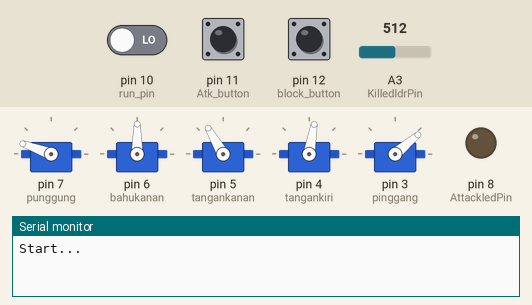
Simulated run of this sketch. Board: Arduino Uno, built with avr-gcc and run on an emulated ATmega328P. Shown: 5 × servo, output pins drawn as LEDs (lit = HIGH), the last lines printed to the serial monitor. The test bench sets the inputs (shaded band); at power-on: pin 11 (Atk_button) HIGH, pin 12 (block_button) HIGH, pin 10 (run_pin) LOW, A3 (KilledldrPin) = 512. Random numbers use the default seed unless the sketch sets one.

Above: at 1.2 s.
1.3 s: pin 11 (Atk_button) pulled LOW for 0.15 s
At 1.9 s:
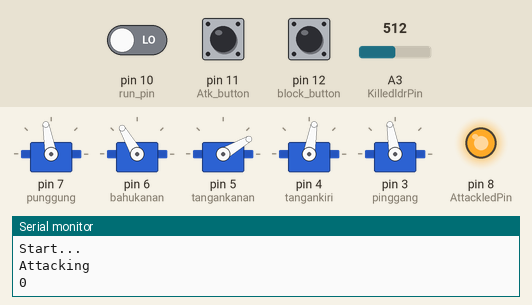
3.6 s: pin 12 (block_button) pulled LOW for 0.15 s
At 4.0 s:
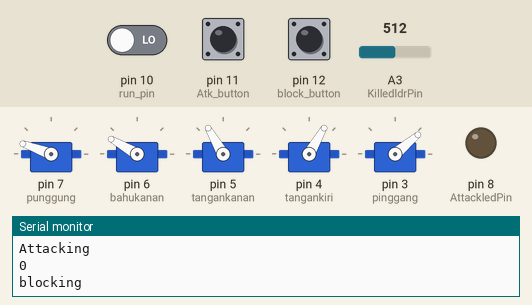
Timing chart, 0 to 6.6 s (numbered marks = the images above; inputs shaded):
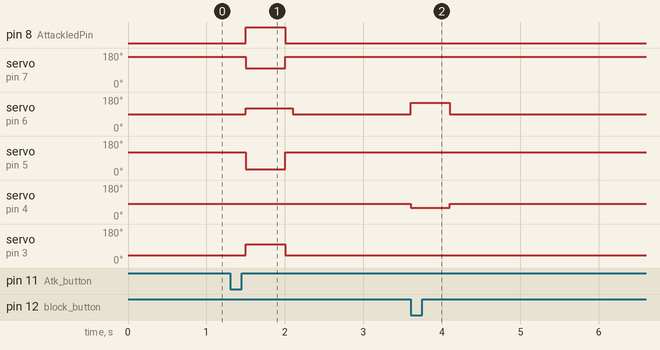

The sketch:

Atk_character_v3.ino
```cpp
#include<Servo.h>
#define block_button 12
#define Atk_button 11
#define run_pin 10

Servo punggung;
Servo bahukanan;
Servo tangankanan;
Servo tangankiri;
Servo pinggang;
Servo kakikanan;
Servo kakikiri;

// Attack button

int button_press_count = 0;
int button_state = 0;
int prev_button_state = 0;

// Skill button

//int skill_press_count = 0;
//int skill_state = 0;
//int prev_skill_state = 0;

// Block button

int block_press_count = 0;
int block_state = 0;
int prev_block_state = 0;

// life displays

// Character stats :
int Atk = 200;
int Deffense = 800;

int runValue = 0;
int BlockldrPin = A2;
int KilledldrPin = A3;
int AttackledPin = 8;
long randnum;

void setup() {

  Serial.begin(9600);
  randomSeed(analogRead(A0));
  pinMode (Atk_button, INPUT_PULLUP);
 // pinMode (skill_pin, INPUT_PULLUP);
  pinMode (block_button,INPUT_PULLUP);
  pinMode (run_pin, INPUT);
  pinMode (AttackledPin, OUTPUT);
  pinMode (BlockldrPin, INPUT);
  pinMode (KilledldrPin, INPUT);
  punggung.attach(7);
  bahukanan.attach(6);
  tangankanan.attach(5);
  tangankiri.attach(4);
  pinggang.attach(3);

  bahukanan.write(90);
  tangankanan.write(120);
  tangankiri.write(80);
  punggung.write(160);
  tangankanan.write(120);
  tangankiri.write(80);
  pinggang.write(40);


  Serial.println("Start...");
}

void loop() {
// Blocking attack...
   block_state = digitalRead(block_button);
 if (block_state != prev_block_state) {
    if (block_state == HIGH) {
      digitalWrite(AttackledPin,LOW);
      // Servo blocking idle animation
      bahukanan.write(90);
      tangankanan.write(120);
      tangankiri.write(80);
      punggung.write(160);
      tangankanan.write(120);
      tangankiri.write(80);
      pinggang.write(40);


    } else { // Button press
      // Servo blocking animation
   Serial.println("blocking");
   bahukanan.write(150);
   tangankanan.write(120);
   tangankiri.write(60);
   delay(500);
   bahukanan.write(90);
   tangankanan.write(120);
   tangankiri.write(80);
   punggung.write(160);
   tangankanan.write(120);
   tangankiri.write(80);
   pinggang.write(40);
   int ldrStatus = analogRead(BlockldrPin);

  if(ldrStatus >=Deffense){
    Serial.print("Blockbreaks...");
    delay(10000);// delay for 10 seconds...
  }
  else{

  }

    }
    delay(50);
  }
  prev_block_state = block_state;

  //skill_state = digitalRead(skill_pin);
 //if (skill_state != prev_skill_state) {
  //  if (skill_state == HIGH) {
  //    digitalWrite(ledPin,LOW);
  //    servo1.write(170);
  //    servo2.write(50);
  //    servo3.write(90);
  //    servo6.write(180);


   // } else { //button press

   //   digitalWrite(ledPin, HIGH);

   //   servo2.write(180);
   //   servo1.write(140);
   //   servo3.write(160);
   //   delay(300);
   //   servo1.write(140);
   //   servo2.write(30);
   //   servo3.write(60);
   //   delay(Atkspeed);
   //   delay(50);
      //

   //   servo1.write(140);
   //   servo2.write(30);
   //   servo3.write(60);
   //   delay(Atkspeed);
   //   servo1.write(140);
   //   servo2.write(160);
   //   servo3.write(160);
   //   delay(Atkspeed);
   //   delay(50);

      //

   //    servo6.write(60);
   //   servo2.write(180);
   //   servo1.write(140);
   //   servo3.write(160);

    //  delay(300);
    //  servo6.write(180);
    //  servo1.write(140);
    //  servo2.write(30);
    //  servo3.write(60);

    //  delay(Atkspeed);
    //  delay(50);
    //  digitalWrite(ledPin, LOW);
    //     servo1.write(170);
    //  servo2.write(50);
    //  servo3.write(90);
    //  servo6.write(180);

     // delay(2000);
   // }
   // delay(50);
  //}
  //prev_skill_state = skill_state;

  //Tombol laari ditekan
  runValue = digitalRead(run_pin);
    if(runValue != 0){
      // Servo running animation

    }
    else{
      // Servo running idle animmation

    }

  button_state = digitalRead(Atk_button);
  if (button_state != prev_button_state) {
    if (button_state == HIGH) {
      digitalWrite(AttackledPin,LOW);
      //Servo atatack idle animation
      bahukanan.write(90);
      tangankanan.write(120);
      tangankiri.write(80);
      punggung.write(160);
      tangankanan.write(120);
      tangankiri.write(80);
      pinggang.write(40);

    } else { //button press
      randnum  = random(2);
      Serial.println("Attacking");
      Serial.println(randnum);

      if(randnum == 0){
      delay(200);
      digitalWrite(AttackledPin, HIGH);
      // Servo animation 1

      pinggang.write(100);
      punggung.write(100);
      bahukanan.write(120);
      tangankanan.write(30);
      delay(500);
      tangankanan.write(120);
      pinggang.write(40);
      punggung.write(160);
      digitalWrite(AttackledPin, LOW);
      }
      if(randnum == 1){
      delay(200);
      digitalWrite(AttackledPin, HIGH);
       // Servo animation 2

       pinggang.write(100);
       punggung.write(100);
       bahukanan.write(120);
       tangankanan.write(30);
       delay(500);
       tangankanan.write(120);
       pinggang.write(40);
       punggung.write(160);
      digitalWrite(AttackledPin, LOW);
      }

    }
    delay(100);
  }
  prev_button_state = button_state;

   int ldrStatus = analogRead(KilledldrPin);

  if(ldrStatus >=800){
    Serial.print("You Dead");
    delay(9999999);
  }
  else{

  }
}
```

Measured:
- after the input at 1.3 s, pin 8 (AttackledPin): LOW → HIGH after 0.20 s, → LOW 0.50 s later; servo on pin 7 (punggung): 160° → 100° after 0.20 s, → 160° 0.50 s later
- after the input at 3.6 s, servo on pin 6 (bahukanan): 90° → 150° at once, → 90° 0.50 s later; servo on pin 4 (tangankiri): 80° → 60° at once, → 80° 0.50 s later
